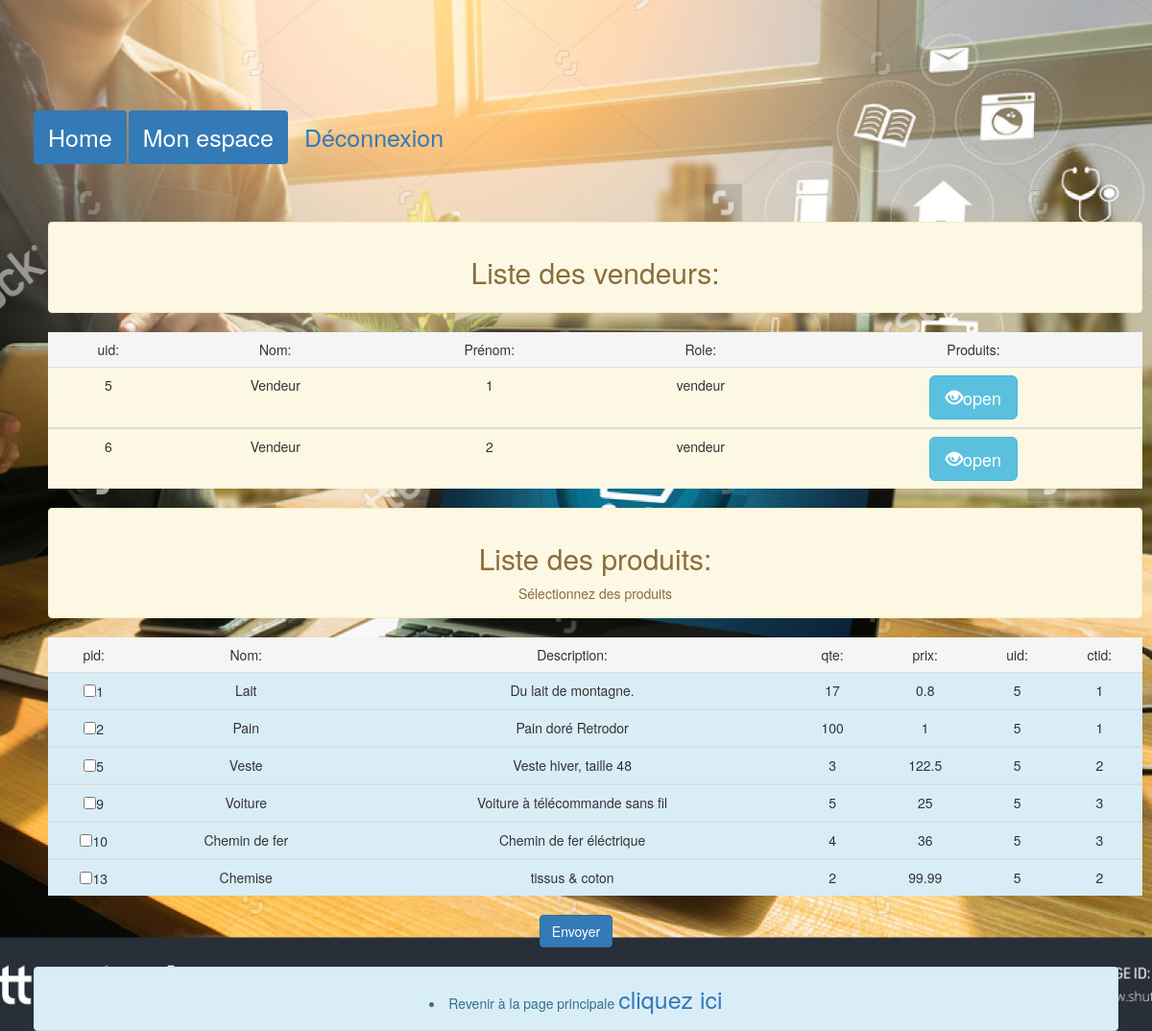
The app's page /acheter_par_vendeur.php?uid=5 (signed in) with its own data.
### tables this page shows
CREATE TABLE `users` (
  `uid` int(11) NOT NULL,
  `nom` varchar(30) DEFAULT NULL,
  `prenom` varchar(30) DEFAULT NULL,
  `login` varchar(30) NOT NULL,
  `mdp` varchar(255) NOT NULL,
  `role` enum('acheteur','vendeur') NOT NULL DEFAULT 'acheteur'
);

CREATE TABLE `produits` (
  `pid` int(11) NOT NULL,
  `nom` varchar(50) NOT NULL,
  `description` text NOT NULL,
  `qte` int(11) UNSIGNED NOT NULL,
  `prix` float UNSIGNED NOT NULL,
  `uid` int(11) NOT NULL,
  `ctid` int(11) NOT NULL
);

### acheter_par_vendeur.php (the view, shortened to what this page needs)
<!DOCTYPE html>
<html><head>
  <link rel="stylesheet" href="principale.css">
  <link rel="stylesheet" href="bootstrap.css">
      <link rel="stylesheet" href="https://maxcdn.bootstrapcdn.com/bootstrap/3.3.7/css/bootstrap.min.css">
</head>
<body class="p" >
  <?php
  require("db_config.php");
 include("home_ach.php");
  try{
  $connexion=new PDO($dsn,$username,$password);
  $connexion->setAttribute(PDO::ATTR_ERRMODE, PDO::ERRMODE_EXCEPTION);
$SQL = "SELECT uid,nom,prenom,role FROM users where role=? ";
          $st = $connexion->prepare($SQL);
          $res = $st->execute(array("vendeur"));
 echo "<div class=\"container\">";
 echo "<table class=\"table\">";
                echo "  <div class=\"alert alert-warning\"> ";
               echo " <strong> <h2>Liste des vendeurs:</h2></strong> ";
               echo "</div> ";
  echo "<thead> <tr class=\"active\">
  <td>uid: </td>
   <td>Nom: </td>
   <td>Prénom: </td>
   <td>Role: </td>
   <td>Produits: </td>
   </tr></thead>";
while($row = $st->fetch()) {
echo
"<tbody><tr class=\"warning\"><td>$row[uid]</td><td>$row[nom]</td><td>$row[prenom]</td><td>$row[role]</td>
<td><a href='acheter_par_vendeur.php?uid=$row[uid]'class=\"btn btn-info btn-lg\"><span class=\"glyphicon glyphicon-eye-open\"></span>open</a></td></tr></tbody>";
 }
      echo "</table>";
      echo "</div>";
     if(isset($_GET["uid"])){
        $id = $_GET["uid"];
$SQL = "SELECT * FROM produits where uid=?";
          $st = $connexion->prepare($SQL);
          $res = $st->execute(array($id));
        $row = $st->fetch();
         if($row){
  echo "<div class=\"container\">";
 echo "<table class=\"table\">";
               echo "  <div class=\"alert alert-warning\"> ";
               echo " <strong> <h2>Liste des produits:</h2></strong> Sélectionnez des produits";
               echo "</div> ";
  echo " <thead><tr class=\"active\">
  <td>pid: </td>
   <td>Nom: </td>
   <td>Description: </td>
   <td>qte: </td>
   <td>prix: </td>
   <td>uid: </td>
   <td>ctid: </td>
   </tr></thead>";
     echo  "<form action=\" \" method=\"post\" style=\"text-align: center;\">";
while($row) {
echo
"<tbody><tr class=\"info\"><td><input type=\"checkbox\" name=\"cbox[]\" value=\"$row[pid]\">$row[pid]</td><td>$row[nom]</td><td>$row[description]</td><td>$row[qte]</td><td>$row[prix]</td><td>$row[uid]</td><td>$row[ctid]</td></tr></tbody>";
$row = $st->fetch();
 }
      echo "</table>";
      echo "</div>";
      echo "<input type=\"submit\" value=\"Envoyer\" class=\"btn btn-primary\">";
    }else{
       echo "  <div class=\"alert alert-warning\"> ";
               echo " <strong> Aucun produits pour ce vendeur!! !</strong>";
               echo "</div> ";
    }
}
}
  catch (PDOExeception $e){
  	echo 'Echec de la connection : ' .$e->getMessage();
  }
  echo "<br><br>";
    echo "  <div class=\"alert alert-info\"> ";
    echo " <strong></strong><li>Revenir à la page principale <a href=\"page_principale.php\"> cliquez ici</a> </li>";
    echo "</div> ";
?>
</body>
</html>

### principale.css (style rules this page uses)
.p { background-image: url("img6.png") ; background-attachment: fixed; background-position: center; background-repeat: no-repeat; background-size: cover; text-align: center; height: 600px; padding:35px; }
h3, h4, h1, h2 { color:red ; }
body { background-color: gray; }
a { font-size: 25px; }
form { text-align: center; }

### records on screen
users: uid "5", nom "Vendeur", prenom "1", role "vendeur"
users: uid "6", nom "Vendeur", prenom "2", role "vendeur"
produits: pid "1", nom "Lait", description "Du lait de montagne.", qte "17", prix "0.8", uid "5", ctid "1"
produits: pid "2", nom "Pain", description "Pain doré Retrodor", qte "100", prix "1", uid "5", ctid "1"
produits: pid "5", nom "Veste", description "Veste hiver, taille 48", qte "3", prix "122.5", uid "5", ctid "2"
produits: pid "9", nom "Voiture", description "Voiture à télécommande sans fil", qte "5", prix "25", uid "5", ctid "3"
produits: pid "10", nom "Chemin de fer", description "Chemin de fer éléctrique", qte "4", prix "36", uid "5", ctid "3"
produits: pid "13", nom "Chemise", description "tissus & coton", qte "2", prix "99.99", uid "5", ctid "2"
